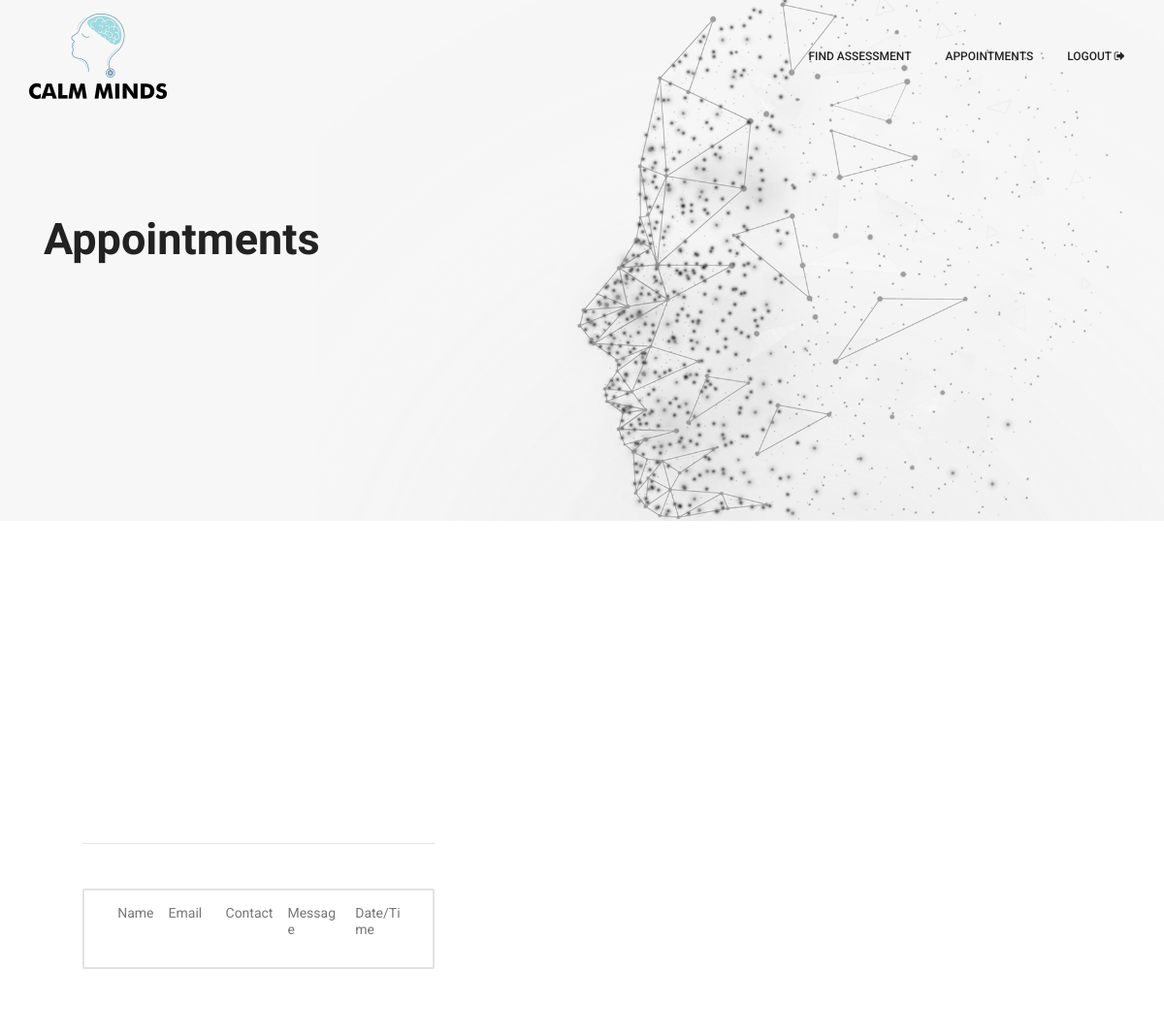
Before: /appointment/view_appointments/ (signed in) with the older database file.
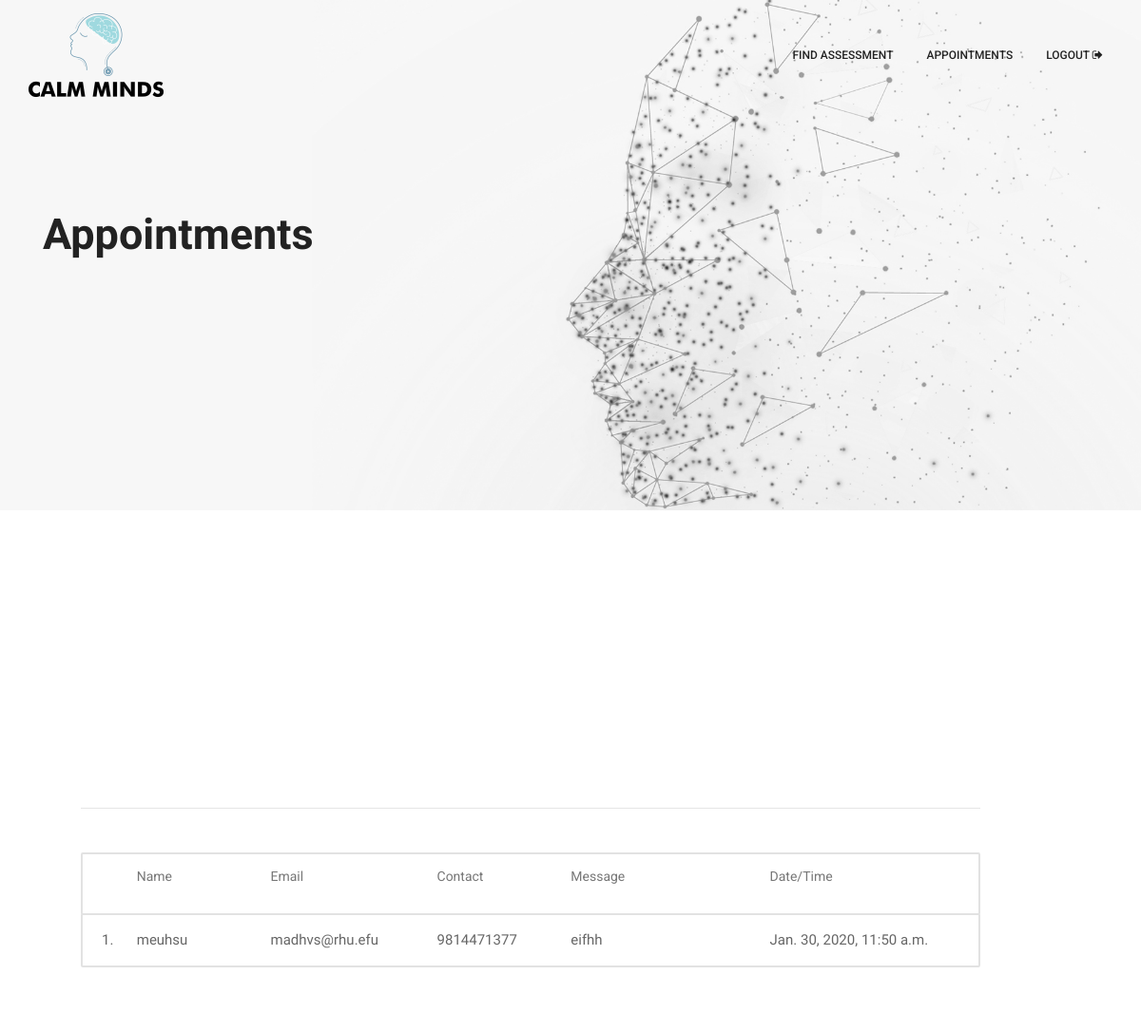
After: the same page with the newer database file.
### appointment/models.py (models this page shows, shortened)
class Appointment(models.Model):
    name = models.CharField(max_length=100)
    email = models.EmailField()
    contactNumber = models.CharField(max_length=13)
    date = models.DateTimeField()
    created = models.DateTimeField(auto_now_add=True)
    message = models.TextField()

### appointment/views.py (the view)
# urls.py: path('view_appointments/', views.view_appointments, name="view_appointments")
@login_required()
def view_appointments(request):
    if request.method == 'GET':
        data = Appointment.objects.all()
        context = {"data": data}
        return render(request, 'appointmentRequests.html', context);
    else:
        return HttpResponseNotFound('<h1>Page not found</h1>')

### templates/appointmentRequests.html (shortened to what this page needs)
{% load static %}
<!DOCTYPE html>
<html lang="en">
<head>
    <link rel="stylesheet" type="text/css" href="{% static 'css/bootstrap-4.1.3.min.css' %}">
    <link rel="stylesheet" type="text/css" href="{% static 'fonts/font-awesome-4.7.0.min.css' %}">
    <link rel="stylesheet" type="text/css" href="{% static 'css/animate-3.7.0.css' %}">
    <link rel="stylesheet" type="text/css" href="{% static 'css/hamburgers.min.css' %}">
    <link rel="stylesheet" type="text/css" href="{% static 'css/select2.min.css' %}">
    <link rel="stylesheet" href="{% static 'css/owl-carousel.min.css' %}">
    <link rel="stylesheet" href="{% static 'css/jquery.datetimepicker.min.css' %}">
    <link rel="stylesheet" href="{% static 'css/linearicons.css' %}">
    <link rel="stylesheet" type="text/css" href="{% static 'css/util.css' %}">
    <link rel="stylesheet" type="text/css" href="{% static 'css/my-main.css' %}">
    <link rel="stylesheet" type="text/css" href="{% static 'css/my-main2.css' %}">
</head>
<body>
<header class="header-area">
    <div id="header">
        <div class="container">
            <div class="row align-items-center justify-content-between d-flex">
                <div id="logo">
                    <a href="index.html"><img src="../static/images/logo/logo.png" alt=""
                                              title="Calm Minds Counselling Services"/></a>
                </div>
                <nav id="nav-menu-container">
                    <ul class="nav-menu">
                        <li class="menu-active"><a href="/">Find Assessment</a></li>
                        <li><a href="{% url 'appointment:view_appointments' %}">Appointments</a></li>
                        <li><a href="{% url 'authentication:logout' %}">Logout <i class="fa fa-sign-out"
                                                                                  aria-hidden="true"></i></a></li>
                    </ul>
                </nav>
            </div>
        </div>
    </div>
</header>
<section class="main-background next-page">
    <div class="container">
        <div class="row">
            <div class="col-md-5">
                <h1>Appointments</h1>
                <br>
            </div>
        </div>
    </div>
</section>
<section class="patient-section">
    <div class="container">
        <div class="row">
            <div class="limiter">
                <div class="container-login100">
                    <div class="wrap-login200">
                        <div class="text-left p-t-10">
                            <hr/>
                            <form class=" p-t-20">
                                <div class="question-group txt3">
                                    <div class="boxed">
                                        <div class="index"></div>
                                        <div class="name-group title ">
                                            <h5>Name</h5>
                                        </div>
                                        <div class="email-group title">
                                            <h5>Email</h5>
                                        </div>
                                        <div class="contact-group title">
                                            <h5>Contact</h5>
                                        </div>
                                        <div class="message-group title">
                                            <h5>Message</h5>
                                        </div>
                                        <div class="message-group title">
                                            <h5>Date/Time</h5>
                                        </div>
                                    </div>
                                    {% for appointment in data %}
                                        <div class="boxed">
                                            <div class="index">
                                                {{ forloop.counter }}.
                                            </div>
                                            <div class="name-group">
                                                {{ appointment.name }}
                                            </div>
                                            <div class="email-group">
                                                {{ appointment.email }}
                                            </div>
                                            <div class="contact-group">
                                                {{ appointment.contactNumber }}
                                            </div>
                                            <div class="message-group">
                                                {{ appointment.message }}
                                            </div>
                                            <div class="message-group">
                                                {{ appointment.date }}
                                            </div>
                                        </div>
                                    {% endfor %}
                                </div>
                            </form>
                        </div>
                    </div>
                </div>
            </div>
        </div>
    </div>
</section>
</body>
</html>

### static/css/my-main.css (style rules this page uses)
* { margin: 0px; padding: 0px; box-sizing: border-box; }
body, html { height: 100%; font-family: "Roboto", sans-serif; }
a { font-size: 14px; line-height: 1.7; color: #666666; margin: 0px; transition: all 0.4s; -webkit-transition: all 0.4s; -o-transition: all 0.4s; -moz-transition: all 0.4s; }
h1, h2, h3, h4, h5, h6 { margin: 0px; }
.txt3 { font-family: "Ubuntu", sans-serif; font-size: 1em; line-height: 1.5; color: #666666; }
.boxed { width: 100%; border-style: solid; border-color: #e2e2e2; border-radius: 2px; border-width: 2px; display: flex; display: -webkit-box; display: -webkit-flex; display: -moz-box; display: -ms-flexbox; margin-bottom: -2px; padding: 15px 10px 15px 20px; }
.question-group { width: 100%; min-height: 10vh; min-width: 10vw; display: -webkit-box; display: -webkit-flex; display: -moz-box; display: -ms-flexbox; display: flex; flex-wrap: wrap; justify-content: space-evenly; padding: 10px 0px; }
.name-group { width: 20%; padding-right: 15px; text-align: left; display: flex; display: -webkit-box; display: -webkit-flex; display: -moz-box; display: -ms-flexbox; -webkit-flex-wrap: wrap; flex-wrap: wrap; -ms-flex-wrap: wrap; }
.email-group { width: 25%; padding-right: 15px; text-align: left; display: flex; display: -webkit-box; display: -webkit-flex; display: -moz-box; display: -ms-flexbox; -webkit-flex-wrap: wrap; flex-wrap: wrap; -ms-flex-wrap: wrap; -ms-word-break: break-all; word-break: break-word; -webkit-hyphens: auto; -moz-hyphens: auto; hyphens: auto; }
.contact-group { width: 20%; padding-right: 15px; text-align: left; display: flex; display: -webkit-box; display: -webkit-flex; display: -moz-box; display: -ms-flexbox; -webkit-flex-wrap: wrap; flex-wrap: wrap; -ms-flex-wrap: wrap; }
.message-group { width: 30%; padding-right: 15px; text-align: left; display: flex; display: -webkit-box; display: -webkit-flex; display: -moz-box; display: -ms-flexbox; -webkit-flex-wrap: wrap; flex-wrap: wrap; -ms-flex-wrap: wrap; -ms-word-break: break-all; word-break: break-word; -webkit-hyphens: auto; -moz-hyphens: auto; hyphens: auto; }
.index { width: 5%; padding-right: 10px; }
.title { padding-bottom: 15px; }
.limiter { width: 100%; margin: 0 auto; }
.container-login100 { width: 100%; min-height: 100vh; display: -webkit-box; display: -webkit-flex; display: -moz-box; display: -ms-flexbox; display: flex; flex-wrap: wrap; justify-content: center; align-items: center; padding: 15px; }
.wrap-login200 { width: 100%; background: #fff; border-radius: 10px; overflow: hidden; display: -webkit-box; display: -webkit-flex; display: -moz-box; display: -ms-flexbox; display: flex; flex-wrap: wrap; justify-content: space-between; padding: 10px 40px 33px 40px; }

### static/css/my-main2.css (style rules this page uses)
html { scroll-behavior: smooth; }
body { color: #777; font-family: "Roboto", sans-serif; font-size: 15px; font-weight: 400 }
h1 { color: #222; font-family: "Ubuntu", sans-serif; font-size: 45px !important; font-weight: 700 }
h5 { color: #777; font-family: "Roboto", sans-serif; text-transform: capitalize; font-size: 14px !important; font-weight: 400 }
ul { margin: 0; padding: 0; list-style: none }
.nav-menu, .nav-menu * { margin: 0; padding: 0; list-style: none }
.nav-menu li { position: relative; white-space: nowrap }
.nav-menu > li { float: left }
#nav-menu-container { margin: 0 }
.nav-menu a { padding: 7px 10px; text-decoration: none; display: inline-block; color: #222; font-weight: 500; font-size: 12px; text-transform: uppercase; outline: none }
.nav-menu > li { margin-left: 15px }
#mobile-nav { position: fixed; top: 0; padding-top: 18px; bottom: 0; z-index: 998; background: rgba(0, 0, 0, 0.8); left: -260px; width: 260px; overflow-y: auto; transition: 0.4s }
#mobile-nav ul { padding: 0; margin: 0; list-style: none }
#mobile-nav ul li { position: relative }
#mobile-nav ul li a { color: #fff; font-size: 13px; text-transform: uppercase; overflow: hidden; padding: 10px 22px 10px 15px; position: relative; text-decoration: none; width: 100%; display: block; outline: none; font-weight: 700 }
#header { padding: 14px 0; position: fixed; left: 0; top: 0; right: 0; transition: all 0.5s; z-index: 997 }
#header #logo img { padding: 0; margin: 0 }
.main-background { padding: 400px 0 350px; background-color: #b0b0b0; background-image: url("../images/banner-bg.jpg"); background-repeat: no-repeat; background-position: center; background-size: cover; position: relative }
.main-background.next-page { padding: 220px 0 240px }
h1 { font-size: 36px }
h5 { font-size: 16px }

Changed rows visible on the page:
added Appointment: name "meuhsu", email "madhvs@rhu.efu", contactNumber "9814471377", message "eifhh", date "Jan. 30, 2020, 11:50 a.m."
